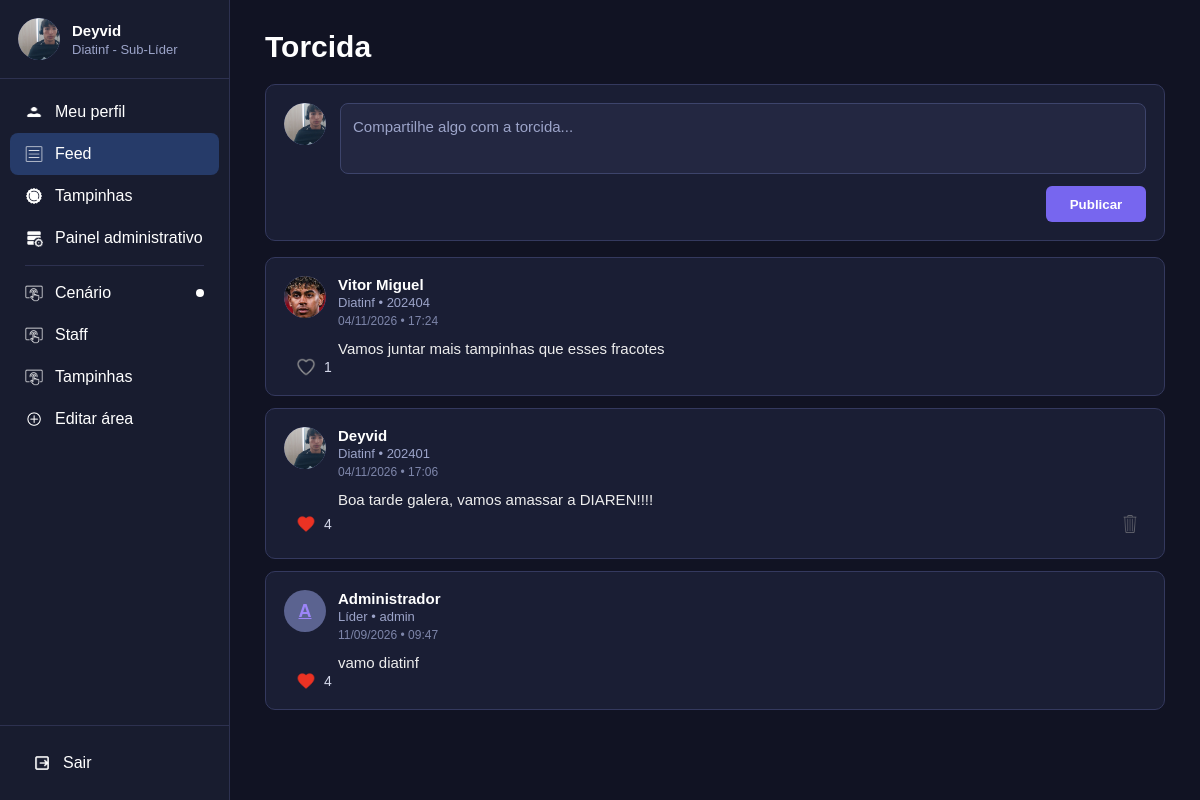
Screenshot of /feed/ (signed in) with the database file from the repository.
### usuarios/models.py (models this page shows, shortened)
class Usuario(models.Model):
    nome=models.CharField(max_length=100, blank=True, default="")
    matricula=models.CharField(max_length=20, unique=True)
    senha=models.CharField(max_length=255)
    diretoria=models.CharField(max_length=50)
    areas=models.TextField()
    aprovado=models.BooleanField(default=True)
    sub_lider=models.BooleanField(default=False)
    sublider_de=models.CharField(max_length=50, null=True, blank=True)
    doacao_tampinhas=models.FloatField(default=0)
    foto=models.ImageField(upload_to="perfis/", null=True, blank=True)
    bio=models.TextField(blank=True, default="")
    def nome_exibicao(self):
        if self.nome and self.nome.strip():
            return self.nome.strip()
        return self.matricula
    def inicial_perfil(self):
        base = (self.nome_exibicao() or "U").strip()
        return base[0].upper() if base else "U"
    def eh_administrador(self):
        mat = (self.matricula or "").strip().lower()
        diret = (self.diretoria or "").strip().lower()
        return mat == "admin" or diret in ["líder", "lider", "líder geral", "lider geral"]
    def tem_acesso_painel(self):
        return self.eh_administrador() or self.sub_lider
    def get_areas_list(self):
        if self.areas:
            return [a.strip() for a in self.areas.split(",") if a.strip()]
        return []
    def get_areas_ordenadas(self):
        areas = self.get_areas_list()
        if self.sub_lider and self.sublider_de and self.sublider_de in areas:
            areas = [self.sublider_de] + [a for a in areas if a != self.sublider_de]
        return areas
    def get_areas_sidebar(self):
        if self.eh_administrador():
            return ["Cenário", "Staff", "Dança", "Figurino", "Sonoplastia", "Tampinhas", "Roteiro"]
        return self.get_areas_ordenadas()

class Publicacao(models.Model):
    usuario=models.ForeignKey(Usuario, on_delete=models.CASCADE, related_name="publicacoes")
    texto=models.TextField()
    data=models.DateTimeField(auto_now_add=True)
    editado=models.BooleanField(default=False)
    def total_curtidas(self):
        return self.curtidas.count()

### usuarios/views.py (the view)
# urls.py: path("feed/", views.feed, name="feed"),
def feed(request):
    usuario = usuario_logado(request)
    if usuario is None:
        return redirect("login")
    publicacoes = Publicacao.objects.select_related("usuario").prefetch_related("curtidas").order_by("-data")
    curtidas = Curtida.objects.filter(usuario=usuario).values_list("publicacao_id", flat=True)
    return render(request, "feed.html", {
        "usuario": usuario,
        "publicacoes": publicacoes,
        "curtidas": curtidas
    })

### usuarios/context_processors.py (called while the page is built, shortened)
def gerar_token_usuario(usuario_id):
    if not usuario_id:
        return ""
    try:
        return signing.dumps({"usuario": int(usuario_id)}, salt=TOKEN_SALT)
    except Exception:
        return ""

def consumir_notificacoes_validas(request, usuario_id):
    notificacoes = []
    try:
        storage = messages.get_messages(request)
        mensagens_brutas = list(storage)
        if hasattr(storage, "_loaded_data"):
            storage._loaded_data = []
        if hasattr(storage, "_queued_messages"):
            storage._queued_messages = []
        storage.used = True
        if hasattr(request, "session") and "_messages" in request.session:
            del request.session["_messages"]
        agora = time.time()
        caminho_atual = unquote(getattr(request, "path", "") or "").rstrip("/") or "/"
        uid_atual_str = str(usuario_id) if usuario_id else "anon"
    except Exception:
        return []
    return notificacoes[-1:]

def user_token_processor(request):
    usuario_id = None
    token = ""
    try:
        usuario = getattr(request, "_cached_usuario", None)
        if usuario is not None and getattr(usuario, "id", None):
            usuario_id = usuario.id
        else:
            usuario_id = getattr(request, "_resolved_usuario_id", None) or request.session.get("usuario")
        if usuario_id:
            token = gerar_token_usuario(usuario_id)
    except Exception:
        usuario_id = None
        token = ""
    notificacoes_ativas = consumir_notificacoes_validas(request, usuario_id)
    return {
        "user_token": token,
        "user_id_atual": int(usuario_id) if usuario_id else "",
        "notificacoes_ativas": notificacoes_ativas,
    }

### usuarios/views.py (called while the page is built)
def obter_token_requisicao(request):
    token = None
    if request.method == "POST":
        token = request.POST.get("_user_token")
    if not token:
        token = request.GET.get("_user_token")
    if not token:
        if hasattr(request, "headers"):
            token = request.headers.get("X-User-Token")
        if not token and hasattr(request, "META"):
            token = request.META.get("HTTP_X_USER_TOKEN")
    return token.strip() if isinstance(token, str) and token.strip() else None

### usuarios/templates/feed.html (shortened to what this page needs)
{% load static %}
<!DOCTYPE html>
<html lang="pt-br">
<head>
    <link rel="stylesheet" href="{% static 'css/base.css' %}">
    <link rel="stylesheet" href="{% static 'css/feed.css' %}">
</head>
<body>
{% include "_sidebar.html" with pagina_ativa="feed" %}
<main class="conteudo">
    <div class="container-pagina">
        <div class="titulo-pagina">
            <h1>Torcida</h1>
        </div>
        <section class="nova-publicacao">
            <form action="{% url 'publicar' %}" method="POST">
                <div class="topo-publicacao">
                    <a href="{% url 'meu_perfil' %}{% if user_token %}?_user_token={{ user_token|urlencode }}{% endif %}" class="avatar" title="Meu perfil">
                        {% if usuario.foto and usuario.foto.name %}
                            <img src="{{ usuario.foto.url }}" alt="{{ usuario.nome_exibicao }}" class="avatar-foto-img">
                        {% else %}
                            {{ usuario.inicial_perfil }}
                        {% endif %}
                    </a>
                    <textarea
                        name="texto"
                        placeholder="Compartilhe algo com a torcida..."
                        required></textarea>
                </div>
                <div class="acoes-publicacao">
                    <button type="submit">Publicar</button>
                </div>
            </form>
        </section>
        <section class="feed">
            {% for publicacao in publicacoes %}
            <article class="card">
                <div class="cabecalho">
                    <a href="{% url 'ver_perfil' publicacao.usuario.id %}{% if user_token %}?_user_token={{ user_token|urlencode }}{% endif %}" class="avatar" title="Ver perfil de {{ publicacao.usuario.nome_exibicao }}">
                        {% if publicacao.usuario.foto and publicacao.usuario.foto.name %}
                            <img src="{{ publicacao.usuario.foto.url }}" alt="{{ publicacao.usuario.nome_exibicao }}" class="avatar-foto-img">
                        {% else %}
                            {{ publicacao.usuario.inicial_perfil }}
                        {% endif %}
                    </a>
                    <div class="info">
                        <h3>
                            <a href="{% url 'ver_perfil' publicacao.usuario.id %}{% if user_token %}?_user_token={{ user_token|urlencode }}{% endif %}" class="link-perfil-usuario">
                                {{ publicacao.usuario.nome_exibicao }}
                            </a>
                        </h3>
                        <p>{{ publicacao.usuario.diretoria }}{% if publicacao.usuario.nome and publicacao.usuario.nome != publicacao.usuario.matricula %} • {{ publicacao.usuario.matricula }}{% endif %}</p>
                        <small>{{ publicacao.data|date:"d/m/Y • H:i" }}</small>
                    </div>
                </div>
                <div class="corpo-card">
                    <div class="avatar-espaco"></div>
                    <div class="texto">{{ publicacao.texto }}</div>
                </div>
                <div class="rodape-card">
                    <div class="rodape-acoes">
                        <button class="curtir" data-id="{{ publicacao.id }}">
                            <img
                                class="icone-curtir"
                                src="{% if publicacao.id in curtidas %}{% static 'imgs/coracao-vermelho.png' %}{% else %}{% static 'imgs/coracao-cinza.png' %}{% endif %}"
                                alt="Curtir">
                            <span>{{ publicacao.total_curtidas }}</span>
                        </button>
                        {% if publicacao.usuario.id == usuario.id %}
                        <form action="{% url 'excluir_publicacao' publicacao.id %}" method="POST" class="form-excluir">
                            <button type="submit" class="excluir">
                                <img src="{% static 'imgs/lixeira.png' %}" alt="Excluir">
                            </button>
                        </form>
                        {% endif %}
                    </div>
                </div>
            </article>
            {% empty %}
            <div class="sem-publicacoes">
                Nenhuma publicação encontrada.
            </div>
            {% endfor %}
        </section>
    </div>
</main>
</body>
</html>

### usuarios/templates/_sidebar.html (shortened to what this page needs)
{% load static %}
<aside class="sidebar">
    <div>
        <a href="{% url 'meu_perfil' %}{% if user_token %}?_user_token={{ user_token|urlencode }}{% endif %}" class="usuario {% if pagina_ativa == 'perfil' %}usuario-ativo{% endif %}" title="Acessar meu perfil">
            <div class="avatar">
                {% if usuario.foto and usuario.foto.name %}
                    <img src="{{ usuario.foto.url }}" alt="{{ usuario.nome_exibicao }}" class="avatar-foto-img">
                {% else %}
                    {{ usuario.inicial_perfil }}
                {% endif %}
            </div>
            <div class="dados-usuario">
                <h3>{{ usuario.nome_exibicao }}</h3>
                <p>{{ usuario.diretoria }} - {% if usuario.eh_administrador %}Líder{% elif usuario.sub_lider %}Sub-Líder{% else %}Membro{% endif %}</p>
            </div>
        </a>
        <nav class="menu">
            <a href="{% url 'meu_perfil' %}{% if user_token %}?_user_token={{ user_token|urlencode }}{% endif %}" class="{% if pagina_ativa == 'perfil' %}ativo{% endif %}">
                <img src="{% static 'imgs/icone-usuario.png' %}" alt="Perfil">
                <span>Meu perfil</span>
            </a>
            <a href="{% url 'feed' %}{% if user_token %}?_user_token={{ user_token|urlencode }}{% endif %}" class="{% if pagina_ativa == 'feed' %}ativo{% endif %}">
                <img src="{% static 'imgs/icone-feed.png' %}" alt="Feed">
                <span>Feed</span>
            </a>
            <a href="{% url 'tampinhas' %}{% if user_token %}?_user_token={{ user_token|urlencode }}{% endif %}" class="{% if pagina_ativa == 'tampinhas' %}ativo{% endif %}">
                <img src="{% static 'imgs/icone-tampinhas.png' %}" alt="Tampinhas">
                <span>Tampinhas</span>
            </a>
            {% if usuario.tem_acesso_painel %}
                <a href="{% url 'painel_administrativo' %}{% if user_token %}?_user_token={{ user_token|urlencode }}{% endif %}" class="{% if pagina_ativa == 'painel' %}ativo{% endif %}">
                    <img src="{% static 'imgs/icone-painel.png' %}" alt="Painel">
                    <span class="texto-painel">Painel administrativo</span>
                </a>
            {% endif %}
            <div class="menu-separador"></div>
            {% for area in usuario.get_areas_sidebar %}
                <a href="{% url 'chat_area' area %}{% if user_token %}?_user_token={{ user_token|urlencode }}{% endif %}" class="{% if area_ativa == area %}ativo{% endif %}">
                    <img src="{% static 'imgs/icone-area.png' %}" alt=""><span>{{ area }}</span>
                    {% if usuario.sub_lider and area == usuario.sublider_de %}<span class="ponto-sublider"></span>{% endif %}
                </a>
            {% endfor %}
            <a href="{% url 'nova_area' %}{% if user_token %}?_user_token={{ user_token|urlencode }}{% endif %}" class="{% if pagina_ativa == 'nova_area' %}ativo{% endif %}">
                <img src="{% static 'imgs/icone-editar-area.png' %}" alt="Editar área">
                <span>Editar área</span>
            </a>
        </nav>
    </div>
    <div class="rodape-sidebar">
        <a href="{% url 'sair' %}" id="link-sair-sidebar" onclick="return confirm('Deseja realmente sair da sua conta?');">
            <img src="{% static 'imgs/icone-sair.png' %}" alt="Sair">
            <span>Sair</span>
        </a>
    </div>
</aside>

### usuarios/static/css/base.css (style rules this page uses)
* { margin: 0; padding: 0; box-sizing: border-box; font-family: Arial, Helvetica, sans-serif; }
body { display: flex; height: 100vh; overflow: hidden; background: #111323; color: white; }
.sidebar { position: fixed; left: 0; top: 0; width: 230px; height: 100vh; display: flex; flex-direction: column; justify-content: space-between; background: #181c2f; border-right: 1px solid #2d3150; }
.usuario { display: flex; align-items: center; gap: 12px; padding: 18px; border-bottom: 1px solid #2d3150; text-decoration: none; color: #ffffff; transition: background 0.2s; }
.avatar { width: 42px; height: 42px; display: flex; align-items: center; justify-content: center; border-radius: 50%; background: #5b6390; font-size: 18px; font-weight: bold; overflow: hidden; flex-shrink: 0; }
.avatar-foto-img { width: 100%; height: 100%; object-fit: cover; border-radius: 50%; display: block; }
.link-perfil-usuario { display: inline-flex; align-items: center; gap: 10px; text-decoration: none !important; color: inherit !important; transition: opacity 0.2s; }
.dados-usuario h3 { font-size: 15px; margin-bottom: 3px; }
.dados-usuario p { font-size: 13px; color: #9ca4c9; }
.menu { padding: 12px 10px; }
.menu a, .rodape-sidebar a { display: flex; align-items: center; gap: 12px; text-decoration: none; color: #ffffff; outline: none; }
.menu a { padding: 12px 15px; color: #ffffff; border-radius: 8px; transition: background .2s, color .2s; }
.menu a:hover, .menu a:focus, .menu a:focus-visible, .menu .ativo { background: #263b69; color: #ffffff; }
.menu a span, .rodape-sidebar a span, .texto-painel { color: #ffffff !important; }
.menu a:hover span, .menu a:focus span, .menu a:focus-visible span, .menu .ativo span, .rodape-sidebar a:hover span, .rodape-sidebar a:focus span, .rodape-sidebar a:focus-visible span { color: #ffffff !important; }
.menu img, .rodape-sidebar img { width: 18px; height: 18px; filter: brightness(0) invert(1) !important; opacity: 1 !important; transition: filter .2s, opacity .2s; }
.menu a:hover img, .menu a:focus img, .menu a:focus-visible img, .menu .ativo img, .rodape-sidebar a:hover img, .rodape-sidebar a:focus img, .rodape-sidebar a:focus-visible img { filter: brightness(0) invert(1) !important; opacity: 1 !important; }
.rodape-sidebar { padding: 18px; border-top: 1px solid #2d3150; }
.rodape-sidebar a { padding: 10px 15px; color: #ffffff; border-radius: 8px; transition: background .2s, color .2s; }
.conteudo { margin-left: 230px; width: calc(100% - 230px); height: 100vh; overflow-y: auto; display: flex; justify-content: center; padding: 30px; }
.container-pagina { width: min(100%, 900px); margin: 0 auto; }
.conteudo a:not(.aba):not(.menu a):not(.rodape-sidebar a) { color: #9c85f9; }
.titulo-pagina { margin-bottom: 20px; }
.titulo-pagina h1 { font-size: 30px; }
.menu a { position: relative; }
.ponto-sublider { width: 8px; height: 8px; border-radius: 50%; background-color: #ffffff !important; display: inline-block; margin-left: auto; flex-shrink: 0; }
.menu-separador { height: 1px; background: #2d3150; margin: 6px 15px; }

### rows the page displays
Usuario: foto (picture), nome_exibicao "Deyvid", diretoria "Diatinf", sub_lider True (drawn), get_areas_sidebar "Cenário"
Publicacao: usuario.foto (picture), usuario.nome_exibicao "Vitor Miguel", usuario.diretoria "Diatinf", usuario.matricula "202404", data "04/11/2026 • 17:24", texto "Vamos juntar mais tampinhas que esses fracotes", total_curtidas "1"
Publicacao: usuario.foto (picture), usuario.nome_exibicao "Deyvid", usuario.diretoria "Diatinf", usuario.matricula "202401", data "04/11/2026 • 17:06", texto "Boa tarde galera, vamos amassar a DIAREN!!!!", total_curtidas "4"
Publicacao: usuario.inicial_perfil "A", usuario.nome_exibicao "Administrador", usuario.diretoria "Líder", usuario.matricula "admin", data "11/09/2026 • 09:47", texto "vamo diatinf", total_curtidas "4"

### other values shown
{{ area }} "Staff" "Tampinhas"
